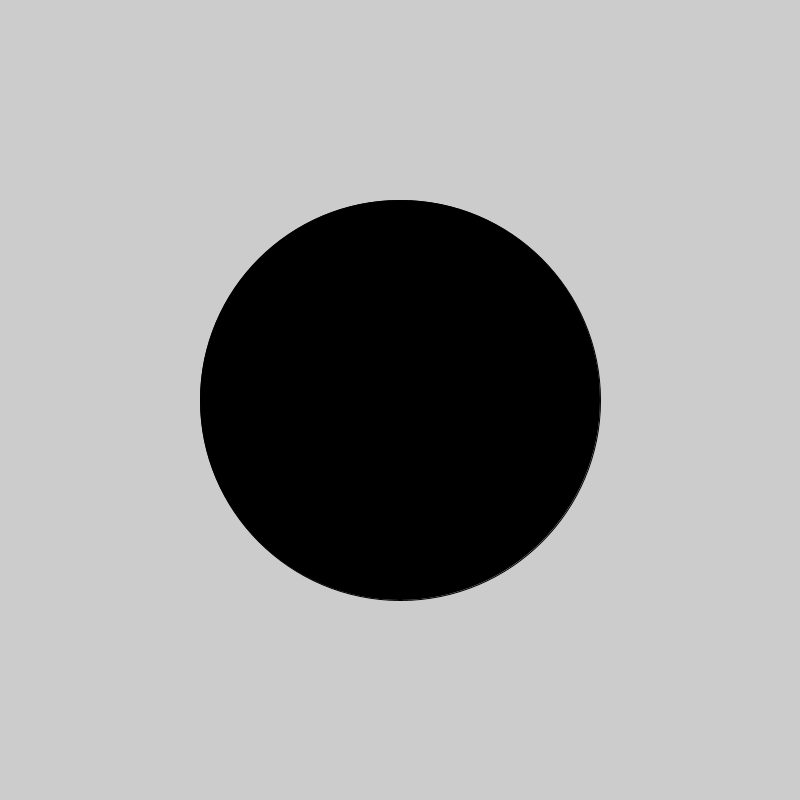
Frame 1 (no input)
Frame 60 (the mouse pressed at the canvas centre just before this capture): identical to frame 1, image omitted
Frame 120 (the mouse held since frame 60 and released just before this capture): identical to frame 1, image omitted

The Processing sketch that drew this single still picture (run headless with seeded random() and noise(); from frame 60 on, the mouse is pressed at the canvas centre):

// Processing sketch: processing_24060
// ── processing_24060.pde

int y = 0;
int direction = 1;
int x = 799;
int value = 0;

void setup() {
  size (800,800);
  frameRate(200);
}



void draw() {
background(204); // no trace


  fill(value);
ellipse(400, 400, 400, 400); // moon
}

void mouseDragged() 
{
  value = value + 5;
  if (value > 255) {
    value = 0;
  }






ellipse(mouseX, mouseY, 100, 100); // orbiting planet
fill(82, 82, 82, 50); // half moon colour (grey black)
arc(400, 400, 400, 400, HALF_PI, PI+HALF_PI);
fill(255, 255, 255, 50); // moon colour (white)
arc(400, 400, 200, 400, HALF_PI, PI+HALF_PI);


fill(151, 227, 220, 50); // triangle colour and transparency
triangle(mouseX, 500, mouseY, 200, mouseX, 800); // triangle prism

line (0, mouseY, 800, mouseX); // horizontal line
line (800, mouseY, 0, mouseY); // downwards diaganol line 1
line(800, mouseY, 0, mouseX); // downwards diaganol line 2
line(400, mouseY, 0, mouseX); // upper diagonal line 1
line(800, mouseX, 400, mouseY); // upper diagonal line 2

}
    
